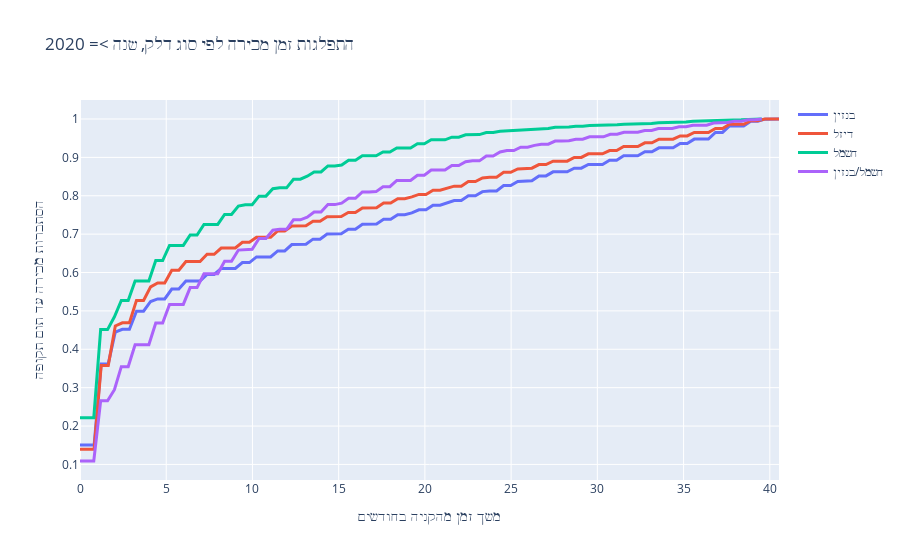

Write notebook code for a chart like this one.
### Code cell
plot_deals(traded.query("year >= 2020"), title='התפלגות זמן מכירה לפי סוג דלק, שנה >= 2020')
